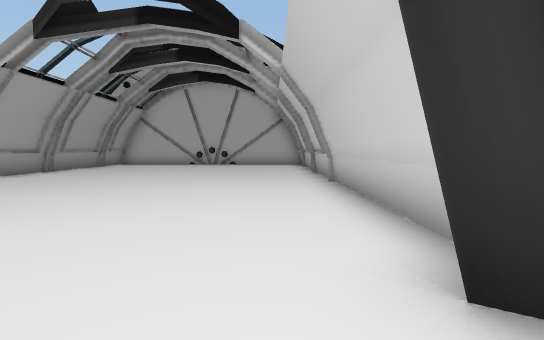
[1] (above)

12 first-person views from a walk through a scene from a Unity 3-D project. The camera is 1.5 m above the floor, tilts 4° down and sees 85° across. The floor is counted in squares, 2 m on a side. Each view is taken from the middle of a square. On the plan, view 1 faces up. The plan holds only what a view shows up to about 10 squares ahead; the rest is blank. The place goes on beyond the plan. Door leaves are left out, so doorways stand open.

[2]
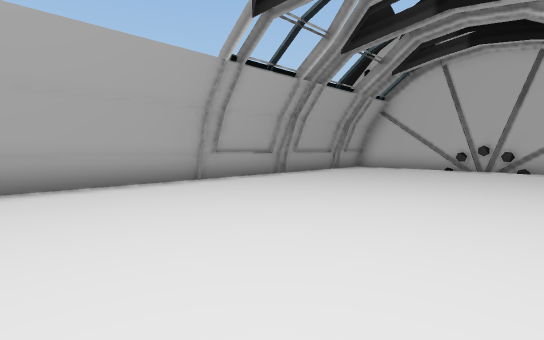

[3]
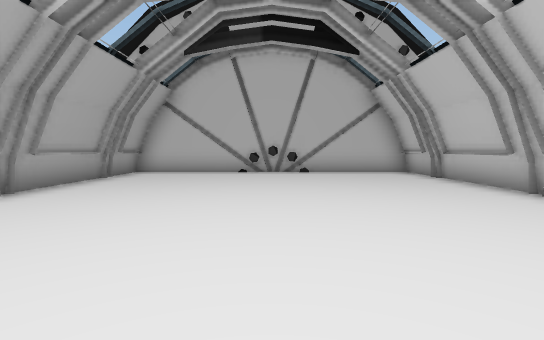

[4]
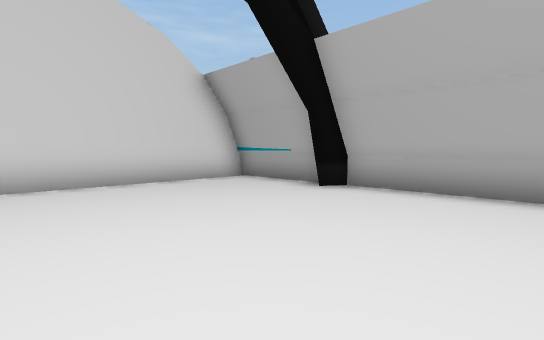

[5]
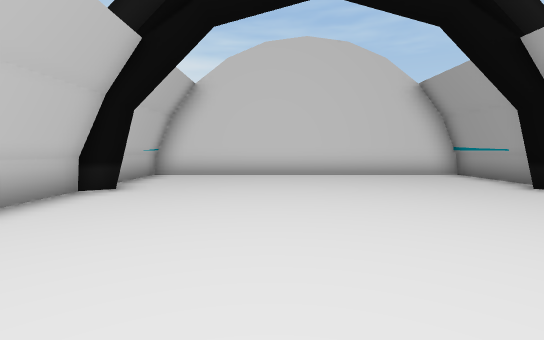

[6]
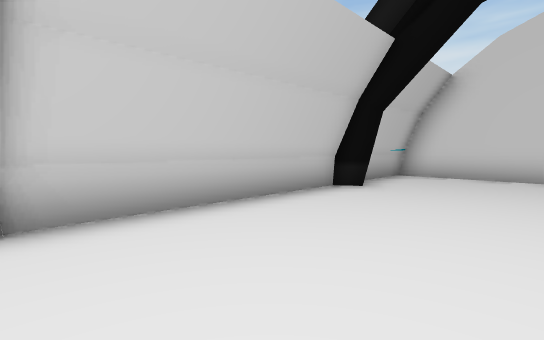

[7]
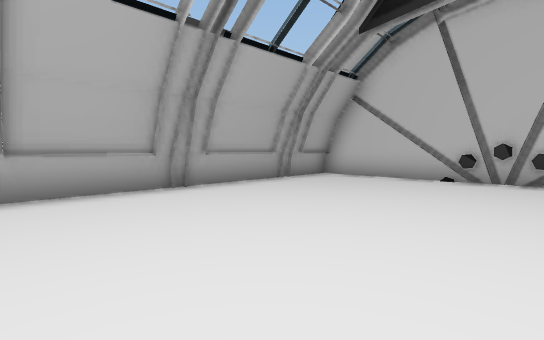

[8]
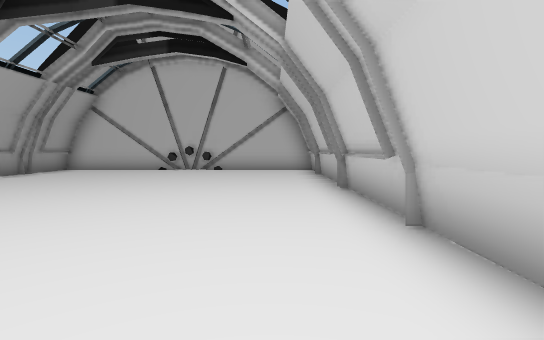

[9]
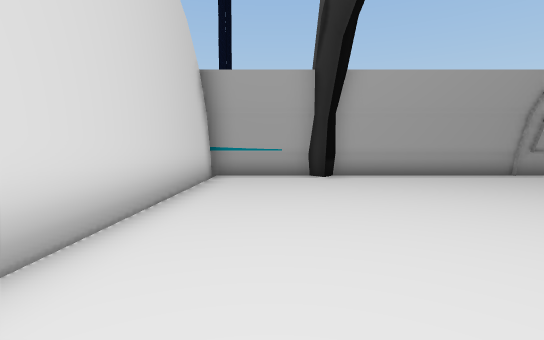

[10]
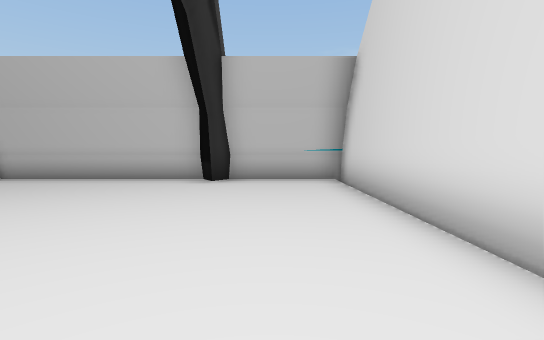

[11]
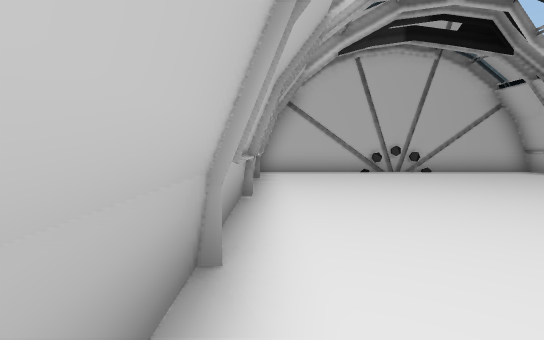

[12]
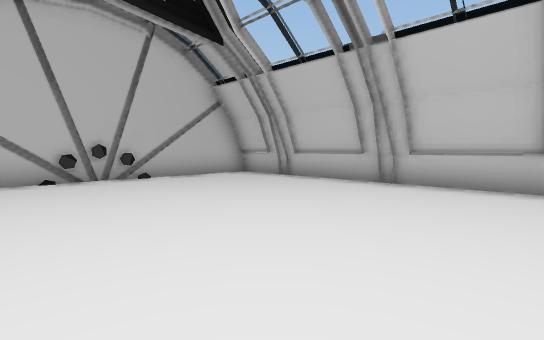

### Floor plan
Points are (right, up) in squares from view 1. A wall is a line through its corners. A room is listed if a view was taken in it or the views show most of it. See-through windows are left out.
Room 1 (views 1, 2, 3, 4, 5, 6, 7, 8, 9, 10, 11, 12)
walls: (1.4, 7.1) (1.4, 14.8) (-7.4, 14.8) (-7.4, 1.8) (-6.9, 1.4) (-7.4, 1.1) (-7.4, -1.7) (1.4, -1.7) (1.4, 1) (0.8, 1.4) (1.4, 1.7) (1.4, 7)

Where each view was taken, in squares from view 1:
view 1: 0 up, 0 right, facing up
view 2: 3 up, 1 left, facing up-left
view 3: 5 up, 3 left, facing up
view 4: 5 up, 2 left, facing down-left
view 5: 7 up, 2 left, facing down
view 6: 7 up, 2 left, facing down-right
view 7: 7 up, 2 left, facing up-left
view 8: 4 up, 0 right, facing up
view 9: 0 up, 1 right, facing left
view 10: 0 up, 6 left, facing right
view 11: 5 up, 7 left, facing up
view 12: 7 up, 5 left, facing up-right
